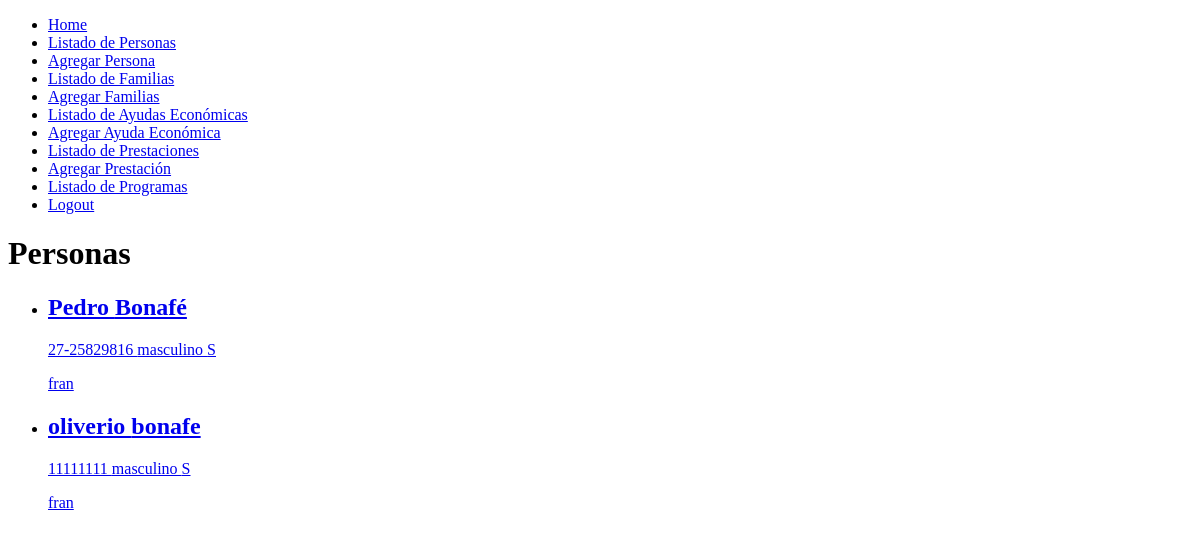
Before: /personas/ (signed in) with the older database file.
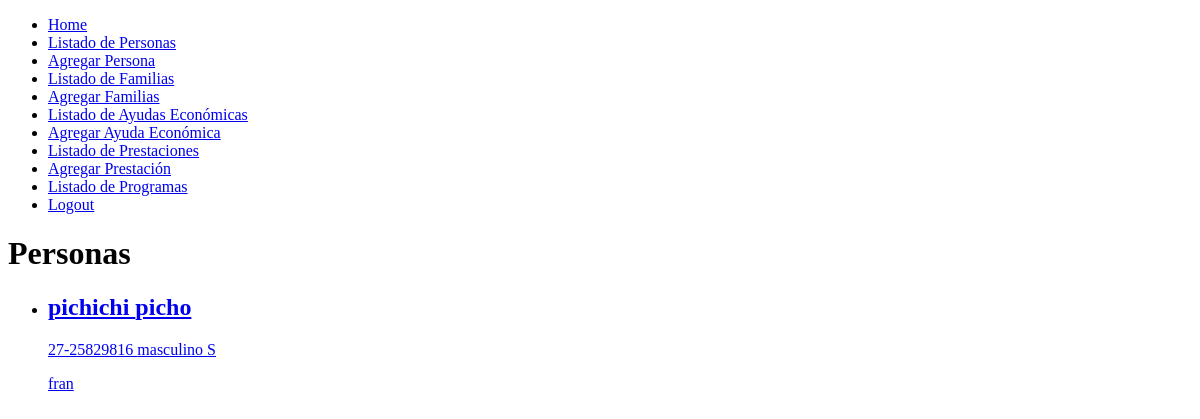
After: the same page with the newer database file.
### appcargas/models.py (models this page shows, shortened)
class Personas(models.Model):
    nombre = models.CharField(max_length=11, default= "no especificado", blank=True)
    apellido = models.CharField(max_length=12, default= "no especificado", blank=True)
    grupo_familiar = models.ForeignKey(Familias, on_delete= models.CASCADE)
    cuil = models.CharField(max_length=11)
    genero = models.CharField(max_length= 20)
    estado_civil = models.CharField(max_length= 1, choices=ESTADO_CIVIL_CHOICES)
    profesion = models.CharField(max_length= 20)
    Direccion = models.CharField(max_length= 50)
    Barrio = models.CharField(max_length= 20)
    discapacidad = models.BooleanField()
    usuario_creador = models.ForeignKey(User,
                                        on_delete= models.SET("usuario eliminado"),
                                        null=True,
                                        blank=True,
                                        related_name='personas_creadas')

### appcargas/views.py (the view)
# urls.py: path("personas/", views.listado_personas, name= 'listado_personas'),
@login_required
def listado_personas(request):
    personas = Personas.objects.filter(usuario_creador=request.user)
    return render(request,
                  'personas.html',
                  {
                      'personas': personas
                  })

### appcargas/templates/personas.html
{% extends 'base.html' %}
{% block content %}
<h1>
    Personas
</h1>
<ul>
    {% for persona in personas %}
    <li>
        <a href="{% url 'actualizar_personas' persona.id %}">
            <h2>{{persona.nombre}} {{persona.apellido}} </h2>
            <p>
                {{persona.cuil}}
                {{persona.genero}}
                {{persona.estado_civil}}
            </p>
            <p>
                {{persona.usuario_creador.username}}
            </p>
        </a>
    </li>
    {% endfor %}
</ul>
{% endblock %}

### appcargas/templates/base.html (shortened to what this page needs)
<!DOCTYPE html>
<html lang="en">
<head>
</head>
<body>
    <nav>
        <ul>
            <li>
                <a href="/">Home</a>
            </li>
            {% if user.is_authenticated %}
            <li>
                <a href="/personas">Listado de Personas</a>
            </li>
            <li>
                <a href="/personas/agregar">Agregar Persona</a>
            </li>
            <li>
                <a href="/familias">Listado de Familias</a>
            </li>
            <li>
                <a href="/familias/agregar/">Agregar Familias</a>
            </li>
            <li>
                <a href="/ayudas">Listado de Ayudas Económicas</a>
            </li>
            <li>
                <a href="/ayudas/agregar/">Agregar Ayuda Económica</a>
            </li>
            <li>
                <a href="/prestaciones">Listado de Prestaciones</a>
            </li>
            <li>
                <a href="/prestaciones/agregar/">Agregar Prestación</a>
            </li>
            <li>
                <a href="/programas/">Listado de Programas</a>
            </li>
            <li>
                <a href="/logout">Logout</a>
            </li>
            {% endif %}
        </ul>
    </nav>
    {% block content %}
    {% endblock %}
</body>
</html>

Changed rows visible on the page:
removed Personas: nombre "Pedro", apellido "Bonafé", cuil "27-25829816", genero "masculino", estado_civil "S", usuario_creador.username "fran"
removed Personas: nombre "oliverio", apellido "bonafe", cuil "11111111", genero "masculino", estado_civil "S", usuario_creador.username "fran"
added Personas: nombre "pichichi", apellido "picho", cuil "27-25829816", genero "masculino", estado_civil "S", usuario_creador.username "fran"
